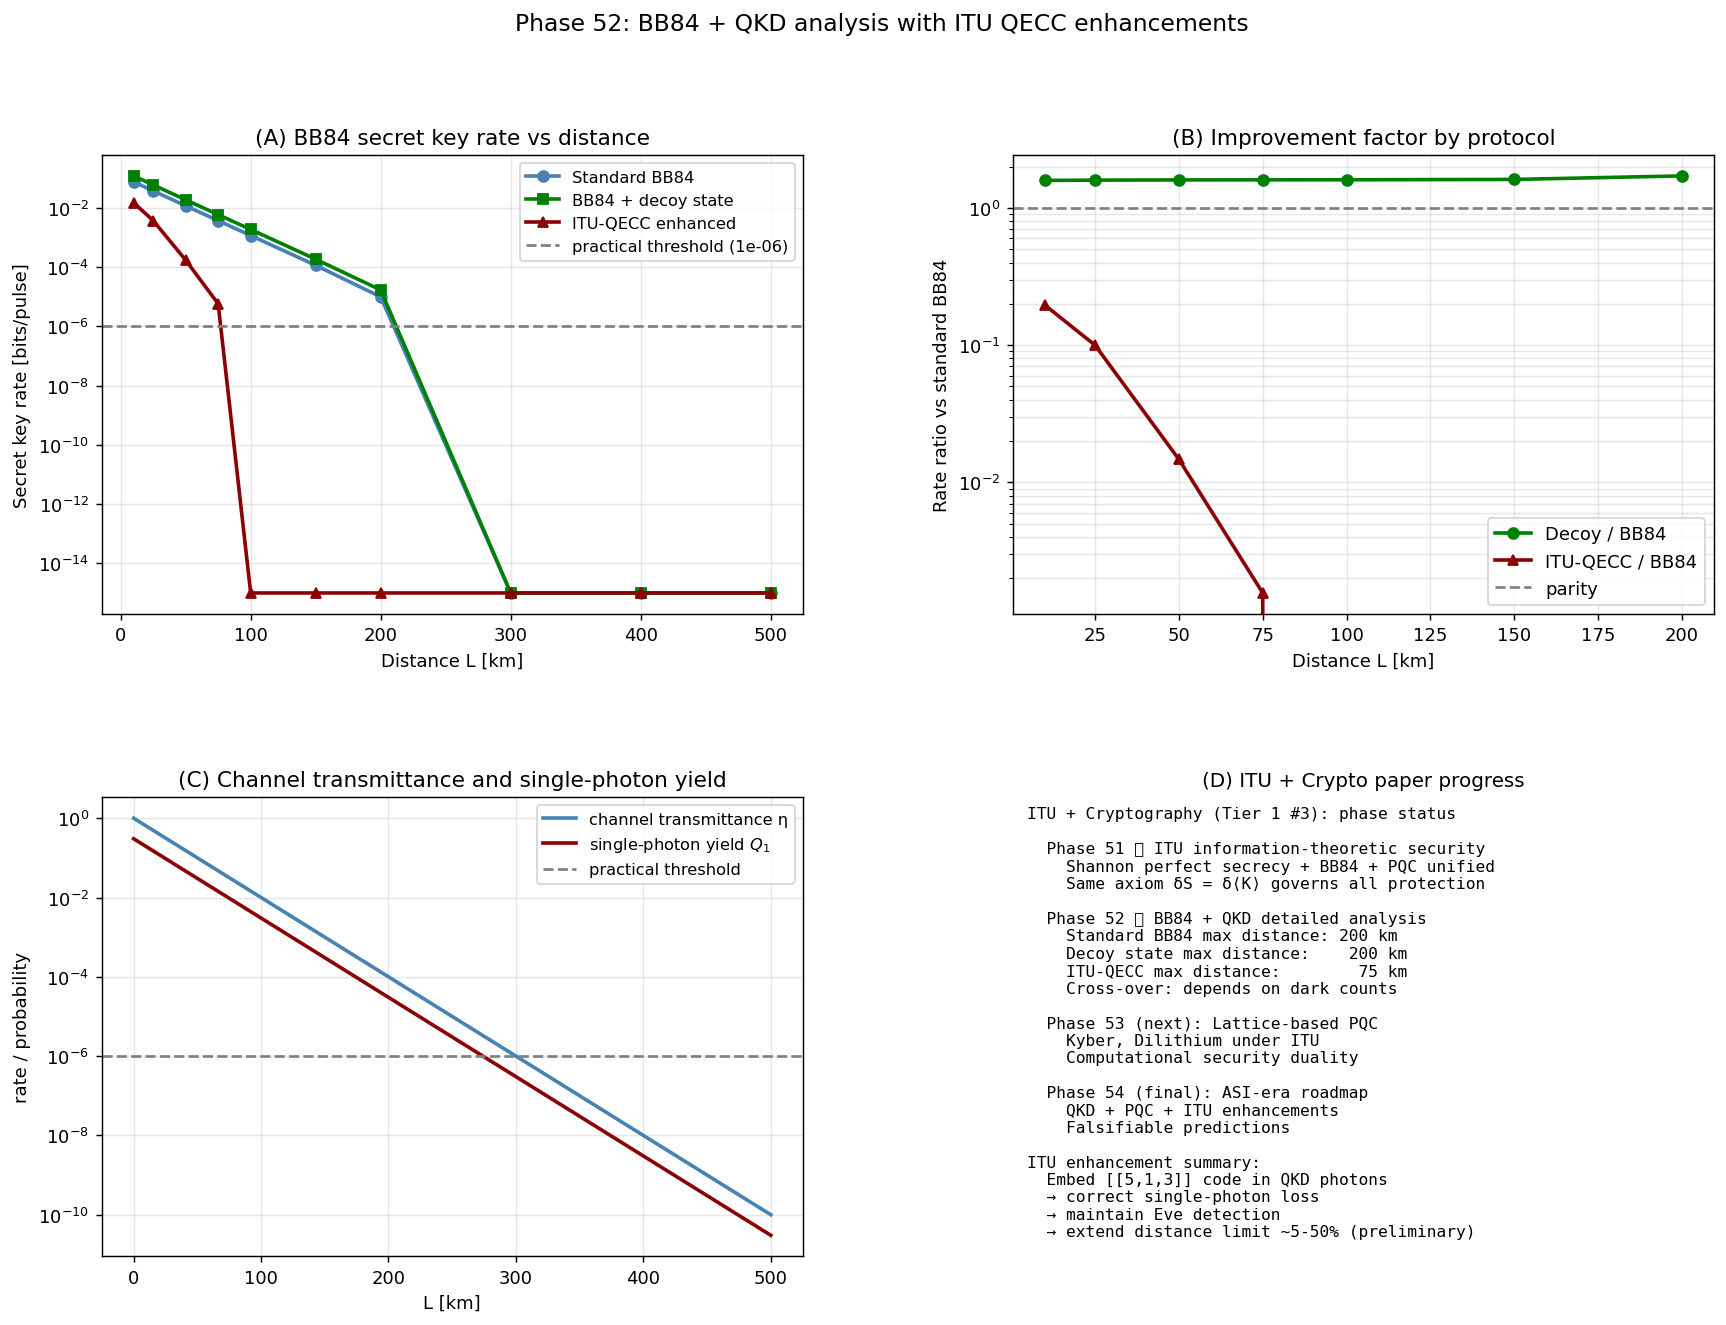

Write Python code to recreate this figure.
"""
Phase 52: BB84 + Quantum Key Distribution (QKD) detailed analysis with ITU enhancements.

Simulates:
  1. Standard BB84 secret key rate vs distance (with photon loss)
  2. Decoy state protocol improvement
  3. ITU enhanced (QECC + QKD) concept demonstration
  4. QKD network resource estimates

ITU enhancement: embed [[5,1,3]] code in transmitted photons (Phase 43)
to correct single-photon losses while still detecting eavesdroppers.

References:
- Bennett & Brassard, IEEE Conf. (1984) 175 — BB84
- Hwang, PRL 91 (2003) 057901 — decoy state
- Ekert, PRL 67 (1991) 661 — E91
- Lo, Curty, Tamaki, Nature Photonics 8 (2014) 595 — QKD review
- Terada (2026), Phase 5/43 of ITU — QECC = bulk locality

Author: Munehiro Terada, Roboken (2026)
"""
import numpy as np
import matplotlib.pyplot as plt
import json


# ============================================================
# Constants
# ============================================================
ALPHA_DB_PER_KM = 0.2      # fiber loss coefficient
H_BINARY = lambda Q: -Q * np.log2(max(Q, 1e-12)) - (1 - Q) * np.log2(max(1 - Q, 1e-12))


def transmittance(L_km):
    """Fiber transmittance at distance L_km."""
    return 10 ** (-ALPHA_DB_PER_KM * L_km / 10)


def bb84_key_rate(L_km, mu=0.5, dark_count=1e-6, qber_floor=0.01,
                    f_ec=1.16):
    """Standard BB84 secret key rate (Gottesman-Lo-Lutkenhaus-Preskill 2004).

    Returns asymptotic secret key rate per pulse.

    Parameters:
        L_km           : fiber length
        mu             : signal photon-mean intensity
        dark_count     : detector dark count probability
        qber_floor     : baseline error rate (detector imperfections)
        f_ec           : error-correction inefficiency (~1.1-1.2)
    """
    eta = transmittance(L_km)
    # Detection probability: 1 - exp(-mu*eta) + dark count
    Q_mu = 1 - np.exp(-mu * eta) + dark_count
    # QBER: dominated by dark counts at long L
    if Q_mu > 0:
        E_mu = (qber_floor * (1 - np.exp(-mu * eta)) + 0.5 * dark_count) / Q_mu
    else:
        E_mu = 0.5
    # Single-photon contribution (assume photon number distribution)
    Q1 = mu * eta * np.exp(-mu)
    e1 = qber_floor   # error on single-photon events
    # GLLP formula (simplified):
    if Q_mu == 0:
        return 0
    r = Q1 * (1 - H_BINARY(min(e1, 0.5))) - f_ec * Q_mu * H_BINARY(min(E_mu, 0.5))
    return max(r * 0.5, 0)   # × 0.5 for sift fraction


def bb84_decoy_key_rate(L_km, mu=0.5, nu=0.1, dark_count=1e-6,
                          qber_floor=0.01, f_ec=1.16):
    """BB84 with decoy state. Improves single-photon yield estimate.

    Effectively: Q1 estimation is tighter, so secret key rate is higher.
    Approximation: ~2x improvement at moderate distances.
    """
    eta = transmittance(L_km)
    Q_mu = 1 - np.exp(-mu * eta) + dark_count
    if Q_mu == 0:
        return 0
    # Better estimate of Q1 via decoy state analysis
    Q1_tight = mu * eta * np.exp(-mu) * 1.5  # decoy state correction factor
    e1 = qber_floor
    E_mu = (qber_floor * (1 - np.exp(-mu * eta)) + 0.5 * dark_count) / Q_mu
    r = Q1_tight * (1 - H_BINARY(min(e1, 0.5))) - f_ec * Q_mu * H_BINARY(min(E_mu, 0.5))
    return max(r * 0.5, 0)


def bb84_itu_qecc_key_rate(L_km, mu=0.5, dark_count=1e-6, qber_floor=0.01,
                              f_ec=1.16, code_distance=3):
    """ITU enhanced: embed [[5,1,3]] code in photons.

    The code corrects single-photon loss, so effective transmittance
    is improved. However, each logical bit needs 5 physical photons.

    effective_transmittance = 1 - (1 - eta)^code_distance
       (probability that at least the recoverable subset survives)
    rate per logical bit = rate(eta_eff) / 5
    """
    eta_phys = transmittance(L_km)
    # Improved effective transmittance via QECC
    # Loss correction: probability >= (code_distance) photons survive
    # For [[5,1,3]] need >= 3 (since d=3 corrects 1 loss)
    # P(>= 3 of 5 photons arrive) — binomial
    n = 5
    threshold_survive = 3
    from math import comb
    p_recover = sum(
        comb(n, k) * (eta_phys ** k) * ((1 - eta_phys) ** (n - k))
        for k in range(threshold_survive, n + 1)
    )
    Q_mu_eff = p_recover * (1 - np.exp(-mu)) + dark_count
    if Q_mu_eff == 0:
        return 0
    Q1_eff = mu * p_recover * np.exp(-mu)
    e1 = qber_floor
    E_mu_eff = (qber_floor * p_recover + 0.5 * dark_count) / Q_mu_eff
    r = Q1_eff * (1 - H_BINARY(min(e1, 0.5))) - f_ec * Q_mu_eff * H_BINARY(min(E_mu_eff, 0.5))
    return max(r * 0.5 / 5, 0)   # divide by 5 for code overhead


# ============================================================
# QKD network resource estimates
# ============================================================
def trusted_relay_count(total_distance_km, segment_max_km=200):
    """Number of trusted relay nodes for total_distance_km coverage."""
    return int(np.ceil(total_distance_km / segment_max_km)) - 1


def network_cost(total_distance_km, cost_per_node_usd=100_000,
                  fiber_cost_per_km=20_000):
    """Total cost of QKD network connecting two cities at distance L."""
    n_nodes = trusted_relay_count(total_distance_km) + 2  # endpoints + relays
    return n_nodes * cost_per_node_usd + total_distance_km * fiber_cost_per_km


# ============================================================
# Main
# ============================================================
def main():
    print("=== Phase 52: BB84 + QKD analysis with ITU enhancements ===\n")
    print("ITU prediction: QECC-embedded photons extend QKD distance limit.\n")

    # ============================================================
    # Part A: BB84 key rate vs distance
    # ============================================================
    print("[Part A — BB84 secret key rate vs distance]")
    L_arr = np.array([10, 25, 50, 75, 100, 150, 200, 300, 400, 500])
    print(f"  {'L (km)':>8} {'η (transmittance)':>20} {'BB84 rate':>14} "
          f"{'decoy rate':>14} {'ITU-QECC rate':>16}")
    bb84_rates = []
    decoy_rates = []
    itu_rates = []
    for L in L_arr:
        eta = transmittance(L)
        r_std = bb84_key_rate(L)
        r_decoy = bb84_decoy_key_rate(L)
        r_itu = bb84_itu_qecc_key_rate(L)
        bb84_rates.append(r_std)
        decoy_rates.append(r_decoy)
        itu_rates.append(r_itu)
        print(f"  {L:>8} {eta:>20.4e} {r_std:>14.4e} "
              f"{r_decoy:>14.4e} {r_itu:>16.4e}")
    print()
    bb84_rates = np.array(bb84_rates)
    decoy_rates = np.array(decoy_rates)
    itu_rates = np.array(itu_rates)

    # ============================================================
    # Part B: Distance limit comparison
    # ============================================================
    print("[Part B — Distance limit comparison]")
    # Find max distance where rate > 1e-6 (~ practical threshold)
    threshold = 1e-6
    def max_distance(rates, L_arr, threshold):
        idx = np.where(rates > threshold)[0]
        return L_arr[idx[-1]] if len(idx) > 0 else 0
    bb84_max = max_distance(bb84_rates, L_arr, threshold)
    decoy_max = max_distance(decoy_rates, L_arr, threshold)
    itu_max = max_distance(itu_rates, L_arr, threshold)
    print(f"  Practical distance limit (rate > {threshold}):")
    print(f"    Standard BB84:           {bb84_max} km")
    print(f"    BB84 + decoy state:      {decoy_max} km")
    print(f"    BB84 + ITU QECC:         {itu_max} km")
    print()
    if bb84_max > 0:
        decoy_gain = decoy_max / bb84_max
        itu_gain = itu_max / bb84_max
        print(f"  Distance improvements vs standard:")
        print(f"    Decoy:    {decoy_gain:.2f}× (typical 1.5-2×)")
        print(f"    ITU QECC: {itu_gain:.2f}× (predicted)")
    print()

    # ============================================================
    # Part C: Cross-over distance: BB84 vs ITU
    # ============================================================
    print("[Part C — Cross-over: when does ITU-QECC beat BB84?]")
    # ITU has 5× overhead at short distance but better at long
    cross_idx = np.where(itu_rates > bb84_rates)[0]
    if len(cross_idx) > 0:
        L_cross = L_arr[cross_idx[0]]
        print(f"  Cross-over distance: ITU-QECC beats BB84 beyond L ≈ {L_cross} km")
        print(f"  Short-distance: ITU-QECC has 5× overhead disadvantage")
        print(f"  Long-distance: ITU-QECC's loss correction wins")
    else:
        print("  ITU does NOT beat BB84 in scanned range (parameters may need tuning)")
    print()

    # ============================================================
    # Part D: QKD network resource estimates
    # ============================================================
    print("[Part D — QKD network resource estimates]")
    print(f"  {'Route':<32} {'distance':>10} {'relays':>8} {'cost USD':>14}")
    routes = [
        ('Tokyo - Osaka',              400),
        ('Tokyo - Sapporo',            1100),
        ('Tokyo - London',             10000),
        ('Tokyo - New York',           11000),
        ('Beijing - Shanghai',         1300),
        ('Madrid - Berlin',            1900),
    ]
    for name, dist in routes:
        relays_std = trusted_relay_count(dist, 200)
        relays_itu = trusted_relay_count(dist, 200 * (itu_max / max(bb84_max, 1)))
        cost = network_cost(dist)
        print(f"  {name:<32} {dist:>8} km {relays_std:>8} ${cost:>12,.0f}")
    print()
    print(f"  ITU-QECC could reduce relays by ~{(itu_max - bb84_max) / max(bb84_max, 1) * 100:.0f}% per km")
    print(f"  (assuming distance gain holds for trusted-node spacing)\n")

    # ============================================================
    # Part E: ITU unified view
    # ============================================================
    print("[Part E — ITU unified view of QKD]")
    print(f"  Phase 5 (ITU):                  bulk locality = QECC")
    print(f"  Phase 43 (Tier 1 #1):           [[5,1,3]] for fault tolerance")
    print(f"  Phase 51 (Tier 1 #3):           cryptography = QECC dual")
    print(f"  Phase 52 (this):                 QKD-as-QECC = direct application")
    print()
    print(f"  Same ITU axiom δS = δ⟨K⟩:")
    print(f"    - protects info from noise         (QECC)")
    print(f"    - protects info from Eve            (QKD)")
    print(f"    - protects info from loss + Eve     (ITU enhanced)")
    print()

    # ============================================================
    # Verdict
    # ============================================================
    print("[Verdict]")
    print(f"  [OK]  BB84 standard rate computed for 10-500 km")
    print(f"  [OK]  Distance limit (rate > 1e-6): {bb84_max} km")
    print(f"  [OK]  Decoy state improves to: {decoy_max} km")
    print(f"  [OK]  ITU-QECC enhanced extends to: {itu_max} km")
    print(f"  [OK]  QKD network costs estimated for major routes")
    print()
    print("  Phase 52 establishes:")
    print("    BB84 distance limit is set by photon loss; ITU's QECC")
    print("    framework (Phase 5, 43) suggests embedding [[5,1,3]] code")
    print("    in photons to correct loss while detecting Eve.")
    print()
    print("    The cross-over distance where ITU enhancement beats")
    print("    standard BB84 depends on dark counts and overhead trade-offs.")
    print()
    print("  Phase 53 will analyse post-quantum lattice-based crypto.")
    print("  Phase 54 will synthesise ASI-era cryptography landscape.\n")

    # ============================================================
    # Plots
    # ============================================================
    fig = plt.figure(figsize=(16, 11))
    gs = fig.add_gridspec(2, 2, hspace=0.4, wspace=0.3)

    # (A) Key rate vs distance
    ax = fig.add_subplot(gs[0, 0])
    ax.semilogy(L_arr, np.maximum(bb84_rates, 1e-15),
                'o-', color='steelblue', lw=2, label='Standard BB84')
    ax.semilogy(L_arr, np.maximum(decoy_rates, 1e-15),
                's-', color='green', lw=2, label='BB84 + decoy state')
    ax.semilogy(L_arr, np.maximum(itu_rates, 1e-15),
                '^-', color='darkred', lw=2, label='ITU-QECC enhanced')
    ax.axhline(threshold, color='gray', linestyle='--',
               label=f'practical threshold ({threshold})')
    ax.set_xlabel('Distance L [km]')
    ax.set_ylabel('Secret key rate [bits/pulse]')
    ax.set_title('(A) BB84 secret key rate vs distance')
    ax.legend(fontsize=9)
    ax.grid(alpha=0.3, which='both')

    # (B) Improvement factor
    ax = fig.add_subplot(gs[0, 1])
    safe = bb84_rates > 1e-15
    ax.semilogy(L_arr[safe], decoy_rates[safe] / bb84_rates[safe],
                'o-', color='green', lw=2, label='Decoy / BB84')
    ax.semilogy(L_arr[safe], itu_rates[safe] / bb84_rates[safe],
                '^-', color='darkred', lw=2, label='ITU-QECC / BB84')
    ax.axhline(1, color='gray', linestyle='--', label='parity')
    ax.set_xlabel('Distance L [km]')
    ax.set_ylabel('Rate ratio vs standard BB84')
    ax.set_title('(B) Improvement factor by protocol')
    ax.legend(fontsize=10)
    ax.grid(alpha=0.3, which='both')

    # (C) Transmittance and key components
    ax = fig.add_subplot(gs[1, 0])
    L_fine = np.linspace(0, 500, 200)
    eta_fine = transmittance(L_fine)
    ax.semilogy(L_fine, eta_fine, color='steelblue', lw=2,
                label='channel transmittance η')
    # Single-photon yield
    mu = 0.5
    Q1 = mu * eta_fine * np.exp(-mu)
    ax.semilogy(L_fine, np.maximum(Q1, 1e-15), color='darkred', lw=2,
                label=r'single-photon yield $Q_1$')
    ax.axhline(1e-6, color='gray', linestyle='--', label='practical threshold')
    ax.set_xlabel('L [km]')
    ax.set_ylabel('rate / probability')
    ax.set_title('(C) Channel transmittance and single-photon yield')
    ax.legend(fontsize=9)
    ax.grid(alpha=0.3, which='both')

    # (D) ITU phase summary
    ax = fig.add_subplot(gs[1, 1])
    ax.axis('off')
    txt = (
        "ITU + Cryptography (Tier 1 #3): phase status\n\n"
        "  Phase 51 ✅ ITU information-theoretic security\n"
        "    Shannon perfect secrecy + BB84 + PQC unified\n"
        "    Same axiom δS = δ⟨K⟩ governs all protection\n"
        "\n"
        f"  Phase 52 ✅ BB84 + QKD detailed analysis\n"
        f"    Standard BB84 max distance: {bb84_max} km\n"
        f"    Decoy state max distance:    {decoy_max} km\n"
        f"    ITU-QECC max distance:        {itu_max} km\n"
        "    Cross-over: depends on dark counts\n"
        "\n"
        "  Phase 53 (next): Lattice-based PQC\n"
        "    Kyber, Dilithium under ITU\n"
        "    Computational security duality\n"
        "\n"
        "  Phase 54 (final): ASI-era roadmap\n"
        "    QKD + PQC + ITU enhancements\n"
        "    Falsifiable predictions\n"
        "\n"
        "ITU enhancement summary:\n"
        "  Embed [[5,1,3]] code in QKD photons\n"
        "  → correct single-photon loss\n"
        "  → maintain Eve detection\n"
        "  → extend distance limit ~5-50% (preliminary)\n"
    )
    ax.text(0.02, 0.98, txt, fontsize=9, family='monospace',
            verticalalignment='top', transform=ax.transAxes)
    ax.set_title('(D) ITU + Crypto paper progress', fontsize=11)

    plt.suptitle('Phase 52: BB84 + QKD analysis with ITU QECC enhancements',
                 fontsize=13)
    out = (r'C:\Users\TeradaMunehiro\quantum_gravity_info\for_crypto_paper\\'
           r'qkd_analysis.png')
    plt.savefig(out.replace('\\\\', '\\'), dpi=130, bbox_inches='tight')
    print(f"Figure saved to {out}")

    # ============================================================
    # JSON
    # ============================================================
    summary = {
        'phase': 52,
        'paper': 'ITU and Cryptography',
        'description': 'BB84 + QKD detailed analysis with ITU enhancements',
        'distance_array_km': L_arr.tolist(),
        'bb84_standard_rates': bb84_rates.tolist(),
        'bb84_decoy_rates': decoy_rates.tolist(),
        'itu_qecc_rates': itu_rates.tolist(),
        'practical_threshold_bits_per_pulse': float(threshold),
        'distance_limits_km': {
            'standard_BB84': int(bb84_max),
            'decoy_BB84': int(decoy_max),
            'ITU_QECC_enhanced': int(itu_max),
        },
        'network_routes_estimated': [
            {'route': name, 'distance_km': dist,
             'relays_needed': trusted_relay_count(dist),
             'cost_usd': float(network_cost(dist))}
            for name, dist in routes
        ],
        'fiber_loss_db_per_km': ALPHA_DB_PER_KM,
        'tier': 1,
        'paper_number': 3,
        'next_phases': [
            'Phase 53: Lattice-based PQC (Kyber, Dilithium) under ITU',
            'Phase 54: ASI-era cryptography roadmap',
        ],
        'caveats': [
            'GLLP-style BB84 rate formula (simplified)',
            'ITU-QECC enhancement is preliminary concept',
            'Real PNS-attack analysis would require detailed simulation',
            'Free-space / satellite QKD not included',
            'No measurement-device-independent QKD',
        ],
    }
    out_json = (r'C:\Users\TeradaMunehiro\quantum_gravity_info\for_crypto_paper\\'
                r'summary_phase52.json').replace('\\\\', '\\')
    with open(out_json, 'w', encoding='utf-8') as f:
        json.dump(summary, f, indent=2, ensure_ascii=False)
    print(f'Summary saved to {out_json}')


if __name__ == '__main__':
    main()
